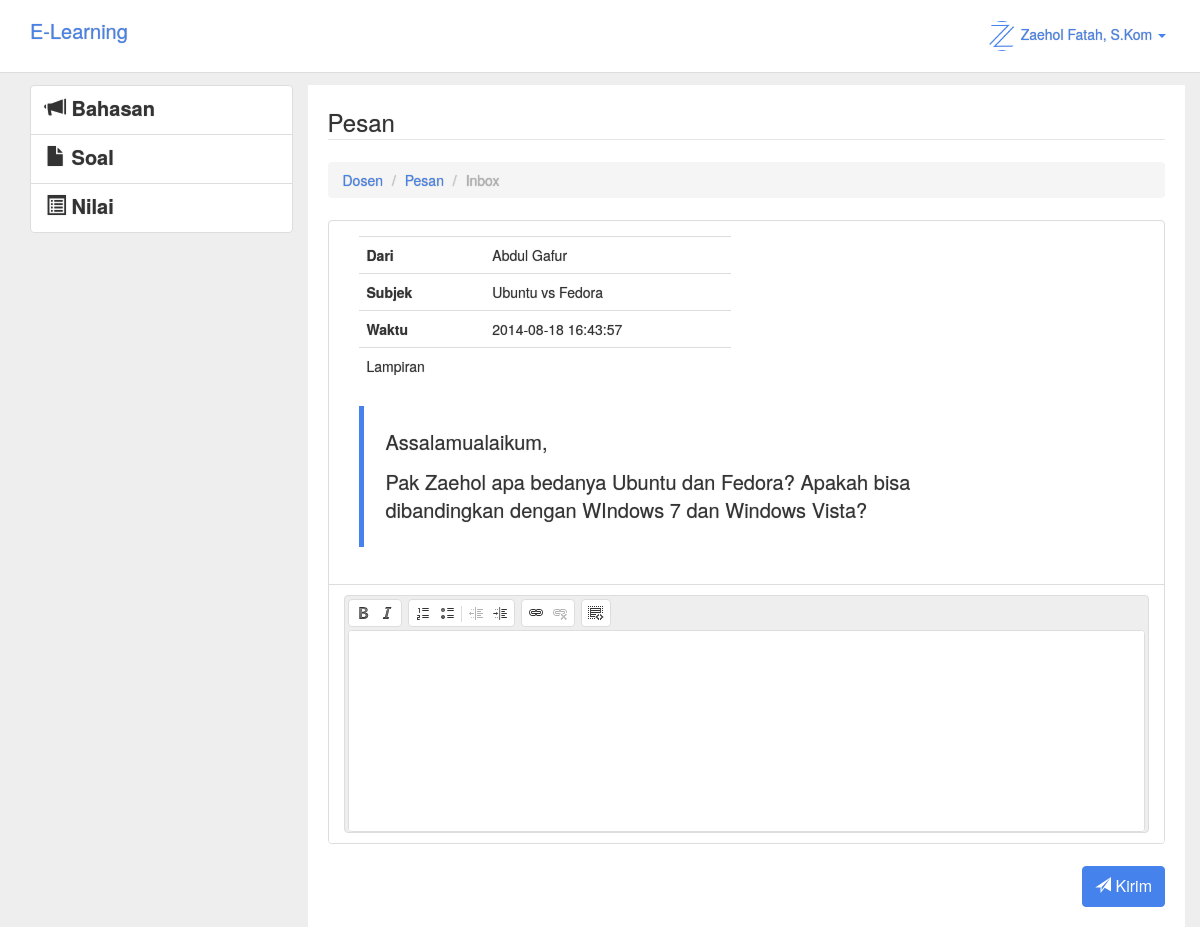
The app's page /dosen/pesan/pesan.php?id=29 (signed in) with its own data.
### tables this page shows
CREATE TABLE IF NOT EXISTS `pesan` (
  `DOSEN_KODE` varchar(10) DEFAULT '',
  `MAHASISWA_NPM` varchar(10) DEFAULT '',
`PESAN_ID` int(11) NOT NULL,
  `PESAN_SUBJEK` varchar(50) DEFAULT NULL,
  `PESAN_ISI` text,
  `PESAN_LAMPIRAN` varchar(100) DEFAULT NULL,
  `PESAN_TGL_KIRIM` timestamp NULL DEFAULT CURRENT_TIMESTAMP
);

CREATE TABLE IF NOT EXISTS `mahasiswa` (
  `MAHASISWA_NPM` varchar(10) NOT NULL,
  `RUANG_ID` int(11) DEFAULT NULL,
  `MAHASISWA_NAMA` varchar(50) DEFAULT NULL,
  `MAHASISWA_PASSWORD` varchar(32) DEFAULT NULL,
  `MAHASISWA_GAMBAR` varchar(100) DEFAULT 'img/user.jpg',
  `MAHASISWA_SESSION` varchar(100) DEFAULT NULL
);

### dosen/pesan/pesan.php (the view, shortened to what this page needs)
<?php
if ($_SESSION["level"]== "Dosen") {
?>
<!DOCTYPE HTML>
<html>
	<head>
		<link rel="stylesheet" type="text/css" href="../../css/lumen.css">
	</head>
	<body style="padding-top:85px;text-shadow: 0px 0px 1px #909090 !important;background:#eee;">
		<div class="container">
			<div class="row clearfix">
				<header class="navbar navbar-inverse navbar-fixed-top bs-docs-nav" role="banner" style="">
				  <div class="container">
				    <div class="navbar-header" style="">
				      	<a href="../" class="navbar-brand">E-Learning</a>
				    </div>
				    <nav class="collapse navbar-collapse bs-navbar-collapse" role="navigation" >
				      <ul class="nav navbar-nav navbar-right">
					    <li class="dropdown">
					      <a href="#" class="dropdown-toggle" data-toggle="dropdown"><span><img src="<?php echo $_SESSION['gambar']; ?>" class="img-circle" width="30" height="30"></span> <?php echo $_SESSION['nama']; ?> <b class="caret"></b></a>
					    </li>
				      </ul>
				    </nav>
				  </div>
				</header>
			</div>
		</div>
		<div class="container" style="">
			<div class="row">
				<div class="col-md-3 col-xs-12">
					<div class="list-group">
					  <a href="../bahasan" class="list-group-item">
					    <h4 class="list-group-item-heading"><span class="glyphicon glyphicon-bullhorn"></span> Bahasan</h4>
					  </a>
					  <a href="../soal" class="list-group-item">
					    <h4 class="list-group-item-heading"><span class="glyphicon glyphicon-file"></span> Soal</h4>
					  </a>
					  <a href="../nilai" class="list-group-item">
					    <h4 class="list-group-item-heading"><span class="glyphicon glyphicon-list-alt"></span> Nilai</h4>
					  </a>
					</div>
				</div>
				<div class="col-md-9 col-xs-12" style="background:#fff;padding:20px;">
					<legend>Pesan</legend>
					<ol class="breadcrumb">
					  <li><a href="../">Dosen</a></li>
					  <li><a href="index.php">Pesan</a></li>
					  <li class="active">Inbox</li>
					</ol>
					<?php
						$pesanid = $_GET['id'];
						$ambilpesan = mysql_query("SELECT pesan.*,mahasiswa.mahasiswa_nama FROM pesan LEFT JOIN mahasiswa ON pesan.mahasiswa_npm=mahasiswa.mahasiswa_npm WHERE pesan_id=$pesanid");
						if (mysql_num_rows($ambilpesan)>0) {
							$hpesan = mysql_fetch_array($ambilpesan);?>
							<div class="panel panel-default">
								<div class="panel-body">
								<form class="form-horizontal" method="POST" action="" role="form">
								 	<div class="col-sm-6">
								 		<table class="table">
								 			<tr>
								 				<td><strong>Dari</strong></td>
								 				<td><?php echo $hpesan['mahasiswa_nama']; ?></td>
								 			</tr>
								 			<tr>
								 				<td><strong>Subjek</strong></td>
								 				<td><?php echo $hpesan['PESAN_SUBJEK']; ?></td>
								 			</tr>
								 			<tr>
								 				<td><strong>Waktu</strong></td>
								 				<td><?php echo $hpesan['PESAN_TGL_KIRIM']; ?></td>
								 			</tr>
								 			<?php if (($hpesan['PESAN_LAMPIRAN']<>'') || ($hpesan['PESAN_LAMPIRAN']<>'NULL')) {?>
								 			<tr>
								 				<td>Lampiran</td>
								 				<td>
								 				</td>
								 			</tr>
								 			<?php }?>
								 		</table>
								 	</div>
								 	<div class="col-md-10">
								 		<tablec class="table">
								 			<tr>
								 				<td><blockquote><p><?php echo htmlspecialchars_decode($hpesan['PESAN_ISI']); ?></p></blockquote></td>
								 			</tr>
								 	</div>
								</div>
								<div class="panel-footer">
								</div>
							</div>
							<button type="submit" class="btn btn-large btn-primary pull-right" name="kirim"><span class="glyphicon glyphicon-send"></span> Kirim</button>
					<?php
						}
						else{
							echo "<div class='alert alert-success'><span class='glyphicon glyphicon-ok'></span> Tidak ada pesan</div>";
						}
					?>
				</div>
	</body>
</html>
<?php
	}
else{
	header("location:../../login");
}
?>

### ck/contents.css (style rules this page uses)
body { font-family: sans-serif, Arial, Verdana, "Trebuchet MS"; font-size: 12px; color: #333; background-color: #fff; margin: 20px; }
blockquote { font-style: italic; font-family: Georgia, Times, "Times New Roman", serif; padding: 2px 0; border-style: solid; border-color: #ccc; border-width: 0; }
a { color: #0782C1; }
ol,ul,dl { *margin-right: 0px; padding: 0 40px; }
h1,h2,h3,h4,h5,h6 { font-weight: normal; line-height: 1.2; }

### records on screen
pesan: MAHASISWA_NPM.MAHASISWA_NAMA "Abdul Gafur", PESAN_SUBJEK "Ubuntu vs Fedora", PESAN_TGL_KIRIM "2014-08-18 16:43:57", PESAN_ISI "Assalamualaikum, Pak Zaehol apa bedanya Ubuntu dan Fedora? Apakah bisa dibandingkan dengan WIndows 7 dan Windows Vista?"

### other values on screen
$_SESSION['nama'] "Zaehol Fatah, S.Kom"
